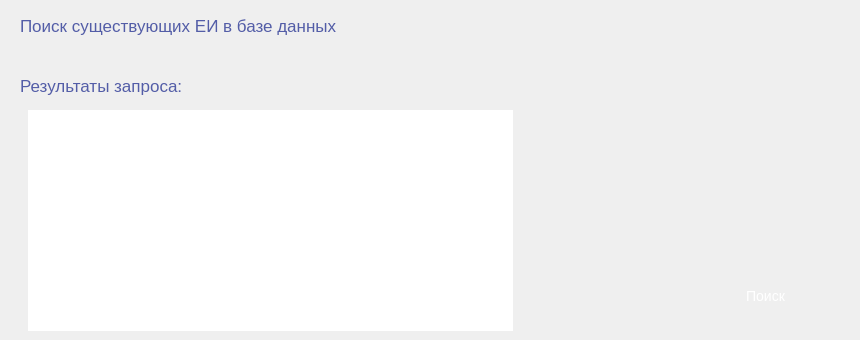
      <widget class="QWidget" name="page_3_searchEI">
       <widget class="QPushButton" name="pushButton_3_search">
        <property name="geometry">
         <rect>
          <x>680</x>
          <y>260</y>
          <width>171</width>
          <height>71</height>
         </rect>
        </property>
        <property name="styleSheet">
         <string notr="true">QPushButton {
	background-color: qlineargradient(x1:0, y1:0, x2:1, y2:1, 
    								stop:0 rgba(88, 205, 174, 1), 
    								stop:1 rgba(63, 148, 108, 1));
    color: white;
    text-align: center;
    text-decoration: none;
    font-size: 14px;
    border-radius: 12px;
}

QPushButton:pressed {
	background-color: qlineargradient(x1:0, y1:0, x2:1, y2:1, 
    								stop:0 rgba(88, 205, 174, 0.5), 
    								stop:1 rgba(63, 148, 108, 0.5));
}</string>
        </property>
        <property name="text">
         <string>Поиск</string>
        </property>
       </widget>
       <widget class="QLabel" name="label_3_enter">
        <property name="geometry">
         <rect>
          <x>20</x>
          <y>10</y>
          <width>441</width>
          <height>31</height>
         </rect>
        </property>
        <property name="styleSheet">
         <string notr="true">QLabel {
	color: rgba(83, 93, 167, 1);
    font-size: 17px;
}</string>
        </property>
        <property name="text">
         <string>Поиск существующих ЕИ в базе данных</string>
        </property>
       </widget>
       <widget class="QTextEdit" name="textEdit_3_searchResult">
        <property name="geometry">
         <rect>
          <x>20</x>
          <y>110</y>
          <width>501</width>
          <height>221</height>
         </rect>
        </property>
        <property name="styleSheet">
         <string notr="true">QTextEdit {
	border: 2px #FFF4E8;
    padding: 0 8px;
    border-radius: 12px;
    background: qlineargradient(x1:0, y1:0, x2:1, y2:1, 
    								stop:0 rgba(88, 205, 174, 1), 
    								stop:1 rgba(63, 148, 108, 1));
	color: white;
    font-size: 14px;
}</string>
        </property>
        <property name="placeholderText">
         <string>Здесь будет список существующих ЕИ</string>
        </property>
       </widget>
       <widget class="QLabel" name="label_3_search">
        <property name="geometry">
         <rect>
          <x>20</x>
          <y>70</y>
          <width>281</width>
          <height>31</height>
         </rect>
        </property>
        <property name="styleSheet">
         <string notr="true">QLabel {
	color: rgba(83, 93, 167, 1);
    font-size: 17px;
}</string>
        </property>
        <property name="text">
         <string>Результаты запроса:</string>
        </property>
       </widget>
      </widget>
